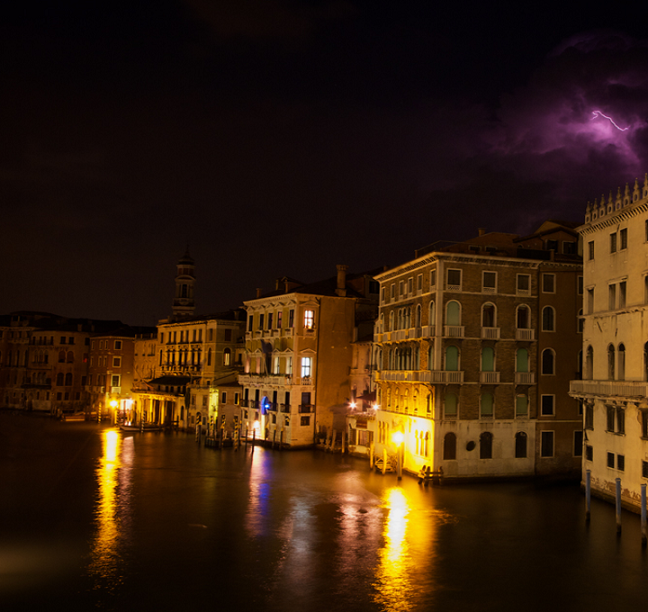
#> input picture vis_program/1.bmp, 648 x 612 px, given in place of 1.bmp.bmp, which was not available
$ python edge_feature.py
#> lines starting #> are read from the running program, lines starting #| are printed output that depends on the picture; after the words box and inside, x2 and y2 are one past the last pixel; in counts of white or black regions, pixels touching at a corner belong together; pictures that were not available may be replaced by others from this repository, and a replacement may not be noted
import cv2
import matplotlib.pyplot as plt
import seaborn as sns

def graph(x, y):
    sns.set()
    plt.plot(x, lw=2, label="L2 Norm")
    plt.plot(y, lw=2, label="Lp Norm(p=0.4)")
    plt.title("Intensity Feature", fontsize=20)
    plt.ylabel("intensity", fontsize=15)
    plt.xlabel("point", fontsize=15)
    plt.legend(loc="lower left", fontsize=15)
    plt.ylim([100, 200])
    plt.tight_layout()
    plt.show()

if __name__=='__main__':
    input_file1 = input("input file_name1 : ")
#> the answer given: 1.bmp
    input_file2 = input("input file_name2 : ")
#> the answer given: tori_1.bmp
    x = int(input("strat x_axis : "))
#> the answer given: 3
    y = int(input("start y_axis : "))
#> the answer given: 3
    img1 = cv2.imread(input_file1 + ".bmp")
#> img1 is the input picture: shape (612, 648, 3); mean B, G, R 12.9, 31.2, 53.5
    img2 = cv2.imread(input_file2 + ".bmp")
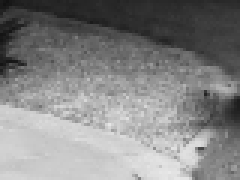
#> input picture vis_program/tori_1.bmp, 80 x 60 px, given in place of tori_1.bmp.bmp, which was not available (shown 3 times larger)
#> img2 is the input picture: shape (60, 80, 3); min 18, max 233, mean 131.8
    H, W = img1.shape[:2]
#> H = 612; W = 648
    intensity1 = list(img1[y, x : x + W, 0])
#> intensity1 = 645 values, max 8 at index 360, min 2 at index 171, mean 5.13
    intensity2 = list(img2[y, x : x + W, 0])
#> intensity2 = 77 values, max 62 at index 4, min 33 at index 9, mean 45.25
    print(intensity1)
#> (printed output is left out)
    graph(intensity1, intensity2)
#> in graph, `plt.show()`:
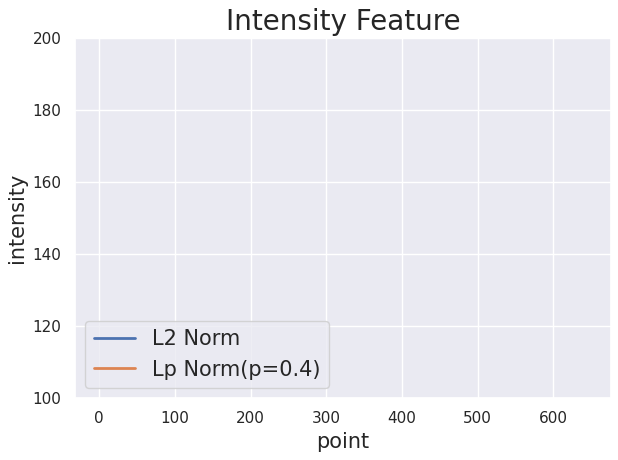
#> figure drawn by matplotlib, 1 panel; curve peaks at x = 360, y = 8; curve peaks at x = 4, y = 62
    cv2.line(img1, (x, y), (W - 1, y), (0, 0, 255), 1)
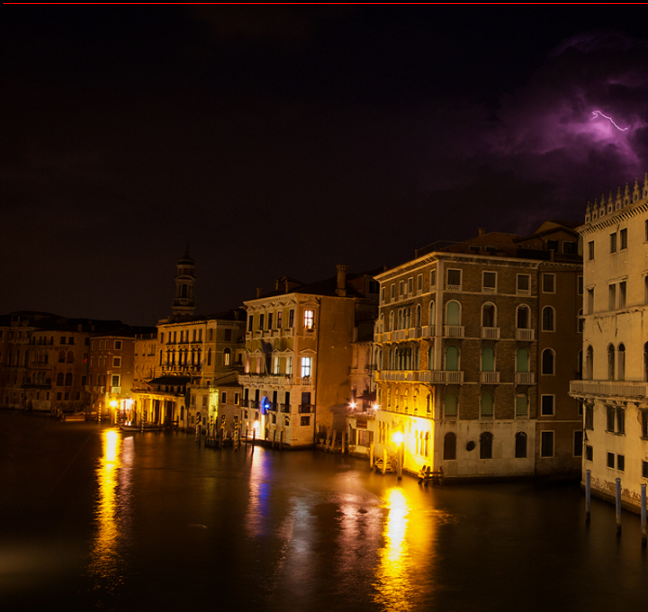
#> img1: shape (612, 648, 3); 0.16% of pixels changed, all inside (x1, y1, x2, y2) = (3, 3, 648, 4)
    cv2.line(img2, (x, y), (W - 1, y), (0, 0, 255), 1)
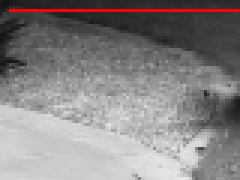
#> img2: shape (60, 80, 3) (shown 3 times larger); 1.6% of pixels changed, all inside (x1, y1, x2, y2) = (3, 3, 80, 4)
    cv2.imshow("input_image1", img1)
    cv2.imshow("input_image2", img2)
    cv2.waitKey(0)
